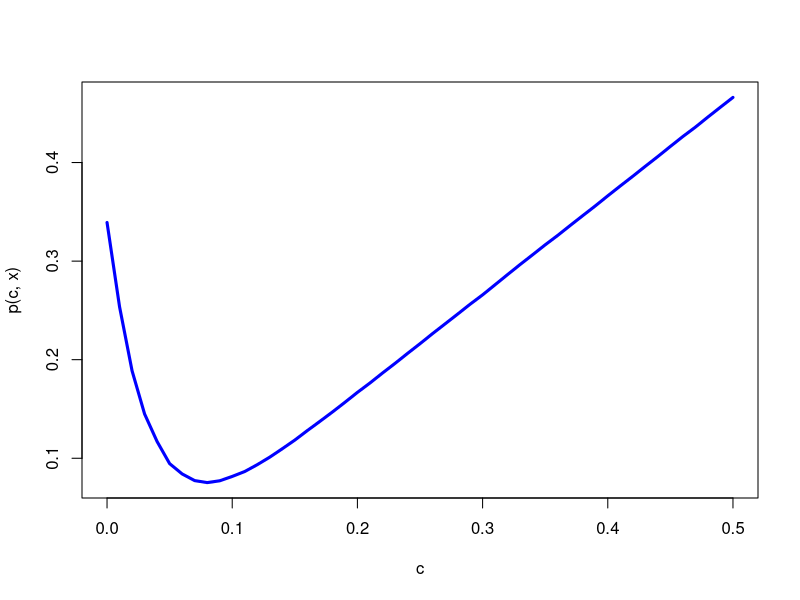
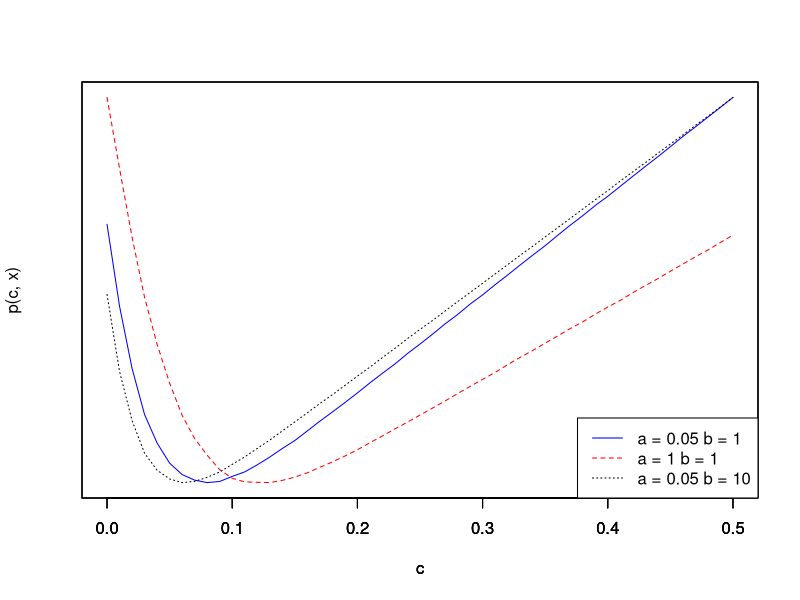
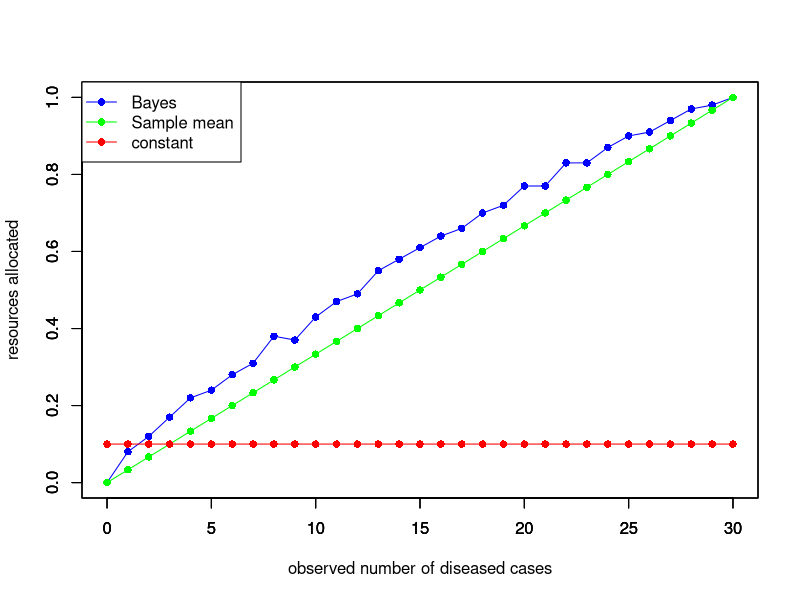
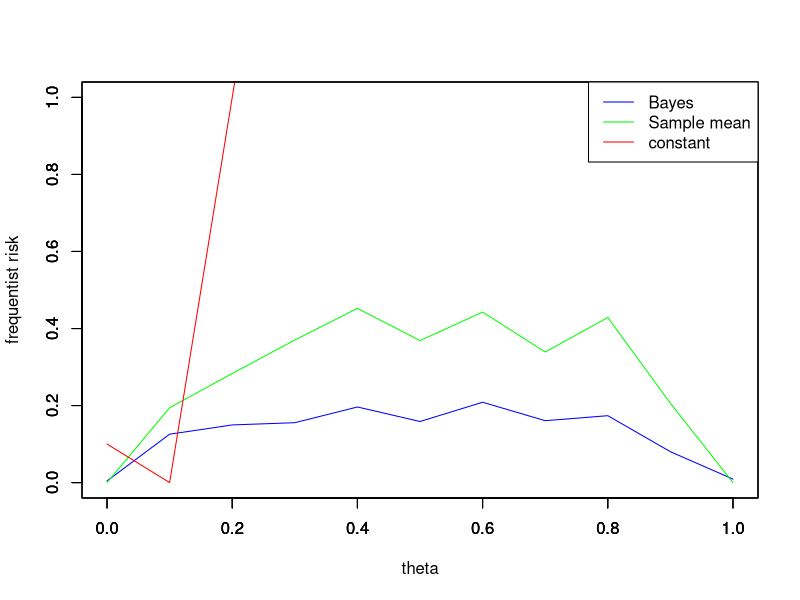

Generate these figures, in order, with R: (Note: a time limit stopped this script after it produced the figures.)
## ---- chunk 1
# set seed 
set.seed(123)

# data
sum_x = 1
n = 30
# prior parameters
a = 0.05; b = 1
# posterior parameters
an = a + sum_x
bn = b + n - sum_x
th = seq(0,1,length.out = 100)
like = dbeta(th, sum_x+1,n-sum_x+1)
prior = dbeta(th,a,b)
post = dbeta(th,sum_x+a,n-sum_x+b)
## ---- chunk 2
# compute the loss given theta and c 
loss_function = function(theta, c){
  if (c < theta){
    return(10*abs(theta - c))
  } else{
    return(l = abs(theta - c))
  }
}
## ---- chunk 3
# compute the posterior risk given c 
# s is the number of random draws 
posterior_risk = function(c, a_prior, b_prior, sum_x, n, s = 30000){
  # randow draws from beta distribution 
  a_post = a_prior + sum_x
  b_post = b_prior + n - sum_x
  theta = rbeta(s, a_post, b_post)
  loss <- apply(as.matrix(theta),1,loss_function,c)
  # average values from the loss function
  risk = mean(loss)
}
# a sequence of c in [0, 0.5]
c = seq(0, 0.5, by = 0.01)
post_risk <- apply(as.matrix(c),1,posterior_risk, a, b, sum_x, n)
head(post_risk)
## ---- chunk 4
# plot posterior risk against c 
plot(c, post_risk, type = 'l', col='blue', 
    lwd = 3, ylab ='p(c, x)' )

# minimum of posterior risk occurs at c = 0.08
(c[which.min(post_risk)])
## ---- chunk 5
# set prior
as = c(0.05, 1, 0.05); bs = c(1, 1, 10)
# initialize posterior risk
post_risk = matrix(NA, 3, length(c))

# for each pair of a and b, compute the posterior risks
for (i in 1:3){
  a_prior = as[i]
  b_prior = bs[i]
  
  post_risk[i,] = apply(as.matrix(c), 1, posterior_risk, a_prior, b_prior, sum_x, n)
}

# plot the posterior risk (for each prior setting)
plot(c, post_risk[1,], type = 'l', col='blue', lty = 1, yaxt = "n", ylab = "p(c, x)")
par(new = T)
plot(c, post_risk[2,], type = 'l', col='red', lty = 2, yaxt = "n", ylab = "")
par(new = T)
plot(c, post_risk[3,], type = 'l', lty = 3, yaxt = "n", ylab = "")
legend("bottomright", lty = c(1,2,3), col = c("blue", "red", "black"), 
       legend = c("a = 0.05 b = 1", "a = 1 b = 1", "a = 0.05 b = 10"))
## ---- chunk 6
# find the sum of the x's
sum_xs = seq(0, 30)
# initialize the minimum c
min_c = matrix(NA, 3, length(sum_xs))

# find_optimal_C finds the optimal c under the Bayes procedure
# function of sum of x, parameters for prior, number of observations, and number of random draws 
find_optimal_C <- function(sum_x, a_prior, b_prior, n, s = 500){
  c = seq(0, 1, by = 0.01)
  post_risk =  apply(as.matrix(c), 1, posterior_risk, a_prior, b_prior, sum_x, n, s)
  c[which.min(post_risk)]
}

min_c[1,] = apply(as.matrix(sum_xs), 1, find_optimal_C, a, b, n)
# find optimal c under sample mean
min_c[2,] = (sum_xs)/n
# constant c 
min_c[3,] = 0.1

# plot Bayes procedure, sample mean, and constant 
plot(sum_xs, min_c[1,], col='blue',type = 'o',pch = 16, 
     ylab = "resources allocated", xlab = 'observed number of diseased cases',
     ylim = c(0,1))
par(new = T)
plot(sum_xs, min_c[2,], type = 'o', col='green', 
     pch = 16, ylab = "", xlab = '', ylim = c(0,1))
par(new = T)
plot(sum_xs, min_c[3,], type = 'o',col = 'red',
     pch = 16, ylab = "", xlab = '', ylim = c(0,1))
legend("topleft", lty = c(1,1,1), pch = c(16,16,16),
       col = c("blue", "green", "red"),
       legend = c("Bayes", "Sample mean", "constant"))
## ---- chunk 7
thetas = seq(0, 1, by=0.1)

# frequentist risk for the 3 estimators given a theta
frequentist_risk = function(theta){
  sum_xs = rbinom(100, 30, theta)
  Bayes_optimal = apply(as.matrix(sum_xs), 1, find_optimal_C, a, b, n, s = 100)
  mean_c = sum_xs / 30
  
  loss1 = apply(as.matrix(Bayes_optimal), 1, loss_function, theta = theta)
  loss2 = apply(as.matrix(mean_c), 1, loss_function, theta = theta )
  risk1 = mean(loss1)
  risk2 = mean(loss2)
  risk3 = loss_function(theta, 0.1)
  return(c(risk1, risk2, risk3))
}

# given a sequance a theta, compute frequentist risk for each theta
R = apply(as.matrix(thetas), 1, frequentist_risk)

# plot
plot(thetas, R[1,], col='blue', type = "l", 
     ylab = "frequentist risk", xlab = 'theta',ylim = c(0,1))
par(new = T)
plot(thetas, R[2,], type = 'l', col='green', 
     ylab = "", xlab = '', ylim = c(0,1))
par(new = T)
plot(thetas, R[3,], type = 'l',col = 'red',
     ylab = "", xlab = '', ylim = c(0,1))
legend("topright", lty = c(1,1,1), col = c("blue", "green", "red"),
       legend = c("Bayes", "Sample mean", "constant"))
## ---- chunk 8
# code by Xu Chen
loss <- function(theta, c){
  if (c >= theta) {
    return(c - theta)
  } else {
    return(10*(theta - c))
  }
}


delta1 <- function(x){
  return(rep(0.1,length(x)))
}


delta2 <- function(x){
  return(x/30)
}


delta3 <- function(x, a = 0.05, b = 1){
  a.post <- a + x
  b.post <- b + 30 - x
  c <- seq(0,1,0.01)
  theta <- matrix(rbeta(1e4*length(c), a.post, b.post), 
                  nrow = 1e4, ncol = length(c))
  
  return(c[which.min(sapply(c, function(u) mean(sapply(theta[,as.integer(100*u+1)], loss, c = u))))])
}

risk <- function(theta, c){
  return(sum(dbinom(x = 0:30, size = 30, prob = theta) * sapply(c, loss, theta = theta)))
}


theta.grid <- seq(0,1,0.01)
x <- 0:30

c3 <- sapply(x, delta3)
plot(theta.grid, sapply(theta.grid, risk, c3), 
     ylim = c(0,1), type = 'l', col = 'red', xlab = expression(theta), ylab = 'risk')

c1 <- delta1(x)
points(theta.grid, sapply(theta.grid, risk, c1), 
       ylim = c(0,1), type = 'l')

c2 <- delta2(x)
points(theta.grid, sapply(theta.grid, risk, c2), 
       ylim = c(0,1), type = 'l', col='green')

legend('topright', legend = c('Bayes', 'sample mean', 'constant'), 
       col = c('red', 'green', 'black'), lty = 1)
